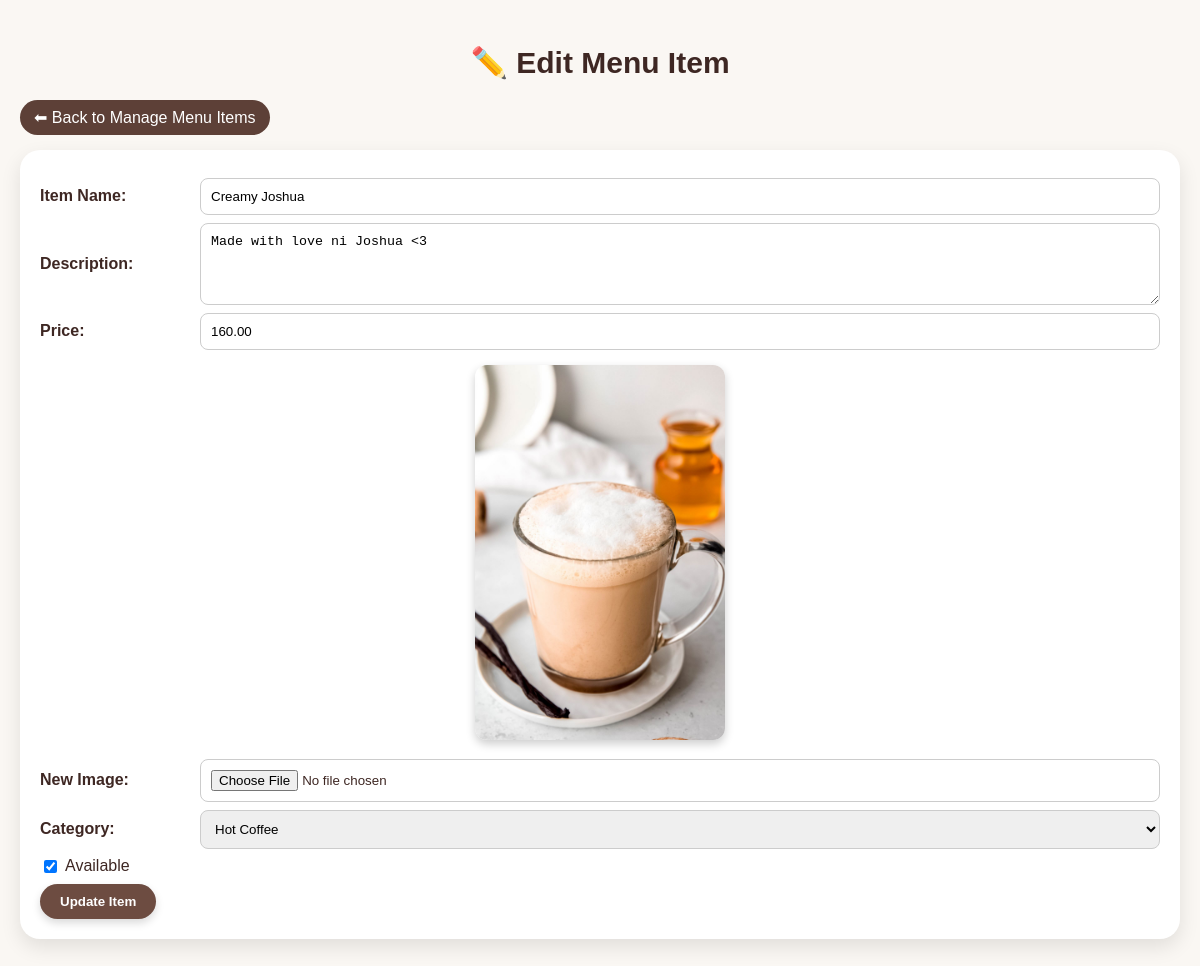
The page /menu_edit.php?id=8 on the database its author committed.
### tables this page shows
CREATE TABLE `menu_items` (
  `item_id` int(11) NOT NULL,
  `category_id` int(11) DEFAULT NULL,
  `item_name` varchar(100) DEFAULT NULL,
  `description` text DEFAULT NULL,
  `price` decimal(10,2) DEFAULT NULL,
  `image_url` varchar(255) DEFAULT NULL,
  `is_available` tinyint(1) DEFAULT 1
);

### menu_edit.php (the view, shortened to what this page needs)
<?php
include 'db.php';
$id = isset($_GET['id']) ? (int)$_GET['id'] : 0;
$stmt = $conn->prepare("SELECT * FROM menu_items WHERE item_id=?");
$stmt->bind_param("i", $id);
$stmt->execute();
$item = $stmt->get_result()->fetch_assoc();
?>
<!DOCTYPE html>
<html lang="en">
<head>
</head>
<body>
<h2>✏️ Edit Menu Item</h2>
<a href="menu_admin.php" class="back-btn">⬅ Back to Manage Menu Items</a>
<div class="card">
  <form method="POST" enctype="multipart/form-data">
    <div class="form-group">
      <label for="item_name">Item Name:</label>
      <input type="text" id="item_name" name="item_name" value="<?php echo htmlspecialchars($item['item_name']); ?>" required>
    </div>
    <div class="form-group">
      <label for="description">Description:</label>
      <textarea id="description" name="description"><?php echo htmlspecialchars($item['description']); ?></textarea>
    </div>
    <div class="form-group">
      <label for="price">Price:</label>
      <input type="number" id="price" step="0.01" name="price" value="<?php echo htmlspecialchars($item['price']); ?>" required>
    </div>
    <div style="text-align: center; margin: 15px 0;">
      <img src="<?php echo htmlspecialchars($item['image_url']); ?>" alt="Current Image" class="menu-img">
    </div>
    <div class="form-group">
      <label for="image">New Image:</label>
      <input type="file" id="image" name="image" accept=".jpg,.jpeg,.png,.webp">
    </div>
    <div class="form-group">
      <label for="category_id">Category:</label>
      <select id="category_id" name="category_id">
        <?php
        $catRes = mysqli_query($conn, "SELECT category_id, category_name FROM categories ORDER BY category_name ASC");
        while ($c = mysqli_fetch_assoc($catRes)) {
          $cid = (int)$c['category_id'];
          $cname = htmlspecialchars($c['category_name']);
          $selected = ($cid == (int)$item['category_id']) ? "selected" : "";
          echo "<option value='{$cid}' {$selected}>{$cname}</option>";
        }
        ?>
      </select>
    </div>
    <div class="checkbox-group">
      <input type="checkbox" id="is_available" name="is_available" <?php echo ((int)$item['is_available'] === 1) ? "checked" : ""; ?>>
      <label for="is_available">Available</label>
    </div>
    <button type="submit">Update Item</button>
  </form>
</div>
</body>
</html>

### menu_edit.php (style rules this page uses)
body { margin: 0; font-family: 'Poppins', sans-serif; background: #faf7f3; color: #3e2723; padding: 20px; }
h2 { text-align: center; color: #3e2723; margin-bottom: 20px; font-size: 30px; }
.card { background: white; border-radius: 20px; padding: 20px; box-shadow: 0 8px 20px rgba(0,0,0,0.1); margin-bottom: 30px; }
.back-btn { display: inline-block; background: #5d4037; color: white; text-decoration: none; padding: 8px 14px; border-radius: 20px; margin-bottom: 15px; }
.form-group { display: flex; align-items: center; margin: 8px 0; }
.form-group label { width: 150px; font-weight: 600; margin-right: 10px; }
.form-group input, .form-group textarea, .form-group select { flex: 1; padding: 10px; border: 1px solid #ccc; border-radius: 8px; }
.form-group textarea { resize: vertical; min-height: 60px; }
.checkbox-group { display: flex; align-items: center; margin: 8px 0; }
.checkbox-group label { margin-left: 5px; }
button { background: #6d4c41; color: white; border: none; padding: 10px 20px; border-radius: 20px; cursor: pointer; transition: all 0.3s ease; font-weight: 600; box-shadow: 0 4px 8px rgba(0,0,0,0.15); display: inline-block; width: auto !important; }
.menu-img { width: 250px; max-width: 100%; border-radius: 12px; box-shadow: 0 4px 10px rgba(0,0,0,0.2); }

### rows shown on the page
menu_items: item_name "Creamy Joshua", description "Made with love ni Joshua <3", price "160.00", image_url (picture), is_available "☑"

### other values the page prints
form field category_id "Hot Coffee"
